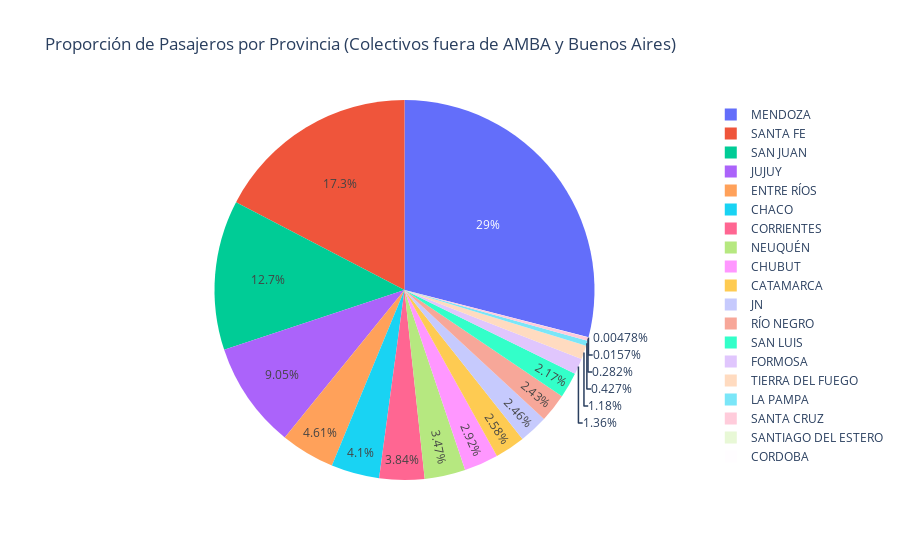

Notebook code for this chart:
### Code cell
datos_filtrados = sube_2023[(sube_2023['TIPO_TRANSPORTE'] == 'COLECTIVO') & (sube_2023['AMBA'] == 'NO') & (sube_2023['PROVINCIA'] != 'BUENOS AIRES')&(sube_2023['PROVINCIA'] != 'Buenos Aires')]

pasajeros_por_provincia = datos_filtrados.groupby('PROVINCIA')['CANTIDAD'].sum().reset_index()

fig = px.pie(pasajeros_por_provincia, values='CANTIDAD', names='PROVINCIA',
             title='Proporción de Pasajeros por Provincia (Colectivos fuera de AMBA y Buenos Aires)',
             labels={'CANTIDAD': 'Cantidad de Pasajeros'})

fig.show()

print(f"\033[1;32;40m\033[8;10;20m - Grafico muy similar al de arriba, salvo que esta vez directamente sin Buenos Aires dado a que la gran mayoria de colectivos radican alli. \n - Nuevamnte Mendoza, Santa Fe Y San Juan son las provincias en donde la gente utiliza mas el colectivo; con el 29%, 17.3% y 12.7% respectivamente.\n Esto podría deberse a su importancia como destino turístico, así como a su población y actividad económica; su posición estratégica en el centro del país y su desarrollo industrial pueden influir en esta cifra; su economía basada en la minería y la agricultura podría explicar esta proporción, respesctiavamente.")

### Figure 1 — Plotly figure (JSON) as saved in the notebook; plotly's stock layout.template omitted (floating-point values rounded to 4 significant figures)
{"data": [{"domain": {"x": [0, 1], "y": [0, 1]}, "hovertemplate": "PROVINCIA=%{label}<br>Cantidad de Pasajeros=%{value}<extra></extra>", "labels": ["CATAMARCA", "CHACO", "CHUBUT", "CORDOBA", "CORRIENTES", "ENTRE RÍOS", "FORMOSA", "JN", "JUJUY", "LA PAMPA", "MENDOZA", "NEUQUÉN", "RÍO NEGRO", "SAN JUAN", "SAN LUIS", "SANTA CRUZ", "SANTA FE", "SANTIAGO DEL ESTERO", "TIERRA DEL FUEGO"], "legendgroup": "", "name": "", "showlegend": true, "type": "pie", "values": [19405862, 30895035, 21973807, 36031, 28895819, 34751011, 10227663, 18505312, 68183741, 3218221, 218523548, 26149637, 18316783, 96031987, 16380758, 2122996, 130693902, 117939, 8868719]}], "layout": {"legend": {"tracegroupgap": 0}, "title": {"text": "Proporción de Pasajeros por Provincia (Colectivos fuera de AMBA y Buenos Aires)"}}}
